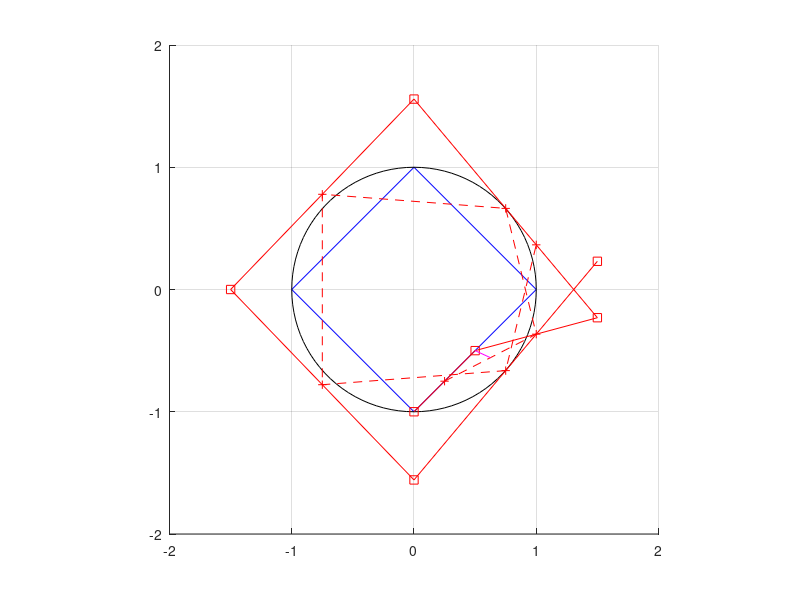

MATLAB code for this plot: (Note: this script raises an error after producing the figure.)
% Spline approximation of circles in GNU octave
% Reconstruction of the control polygon 
% ---------------------------------------------------------------------------
% Fit a piecewise cubic spline (of type pp) with breaks
% pp = splinefit (x, y, breaks)
% 
% From such an approximation of an circle, we want to reconstruct
% the outisde control polygon circumferencing the ellipse.
% 
% Using the derived control polygon, we can define a similar but
% B-Spline based approximation of the initial circle.
%
% The reconstruction of the outisde control polygon
% serves the purpose of converting a simple pp spline to a B-Spline

% Define an circle
% See splineExamples.m for details

% ---------------------------------------------------------------------------
% Definition of mathematicaly perfect ellipse:
% (x/a)^2+(y/b)^2=1
% ---------------------------------------------------------------------------
close all;
clear all;

% Abbreviations
% bc = boundary conditions

% Parameters
R=1;             % Squeeze a circle
skewness=1;    % into a ellipse of height=width*skewness
noPts = 5;      % number of sampling points (pick odd)

noPts=ceil(noPts/2)*2-1;

% Derived quantites
a=1*R;          % horizontal radius
b=skewness*R;   % vertical radius
R=[a,b];        % put everything into vectors
P0=[0,0];       % ellipse centre coordinates

% circumference of the ellipse
% for a mathematicaly perfect ellipse
circumference=2*sqrt(0.5*a^2+0.5*b^2)*pi;
% any straight line approximation will have a shorter circumference.


% ELLIPSE APPROXIMATION
% ---------------------------------------------------------------------------

% Griding to equidistant polar angles (low resolution sampling)
t1=linspace(-pi/2,3/2*pi,noPts);
V1=[cos(t1); sin(t1)]';
sampledEllipse=P0+R.*V1;
triangle1=diff(sampledEllipse,1);
d1 = sqrt(triangle1(:,1).^2+triangle1(:,2).^2);
p1=[0; cumsum(d1)];

% Derived quantites
curvature1 = (a*b)./((a*sin(t1)').^2+(b*cos(t1)').^2).^(3/2);
ROC=1./curvature1;% Radius of local curvature
maxL=5;           % max segment length for flat segments
maxAngle=15;      % increment in degree for circular segments
bowL=ROC*pi/180*maxAngle;
diffGrid=min(maxL, bowL); % avoid infinite ROC, cutoff at maxL

% Griding to equidistant polar angles (high resolution sampling)
t2=linspace(-pi/2,3/2*pi,101);
V2=[cos(t2); sin(t2)]';
highresEllipse=P0+R.*V2;
curvature2 = (a*b)./((a*sin(t2)').^2+(b*cos(t2)').^2).^(3/2);
triangle2=diff(highresEllipse,1);
d2 = sqrt(triangle2(:,1).^2+triangle2(:,2).^2);
p2=[0; cumsum(d2)];

% Griding to equidistant y-separations
% this will also produce more nodes in high curvture regions
t3=linspace(-1,1,(noPts-1)/2+1);
V3=[sqrt(1-t3(1:end-1).^2) -fliplr(sqrt(1-t3.^2)); t3(1:end-1) fliplr(t3)]';

equiYellipse=P0+R.*V3;
triangle3=diff(equiYellipse,1);
d3 = sqrt(triangle3(:,1).^2+triangle3(:,2).^2);
p3=[0; cumsum(d3)];

samplingMethod=1;
  switch (samplingMethod)
   case 1
    fromEllipse=sampledEllipse;
    fromGrid=p1;
   case 2
    fromEllipse=equiYellipse;
    fromGrid=p3;  
  end

  % May need to skip points around [-1,0] for error calculation
% Proper bc on 1st and 2nd derivatives would require 
% +2 data points at start and end of chain or use of periodic bc
% Simply skip first and last quarter of data to get rid of boundary impact
M=length(fromEllipse);
M4=(M-1)/4+1; idx=M4:M-M4-1;

% Local side length of triangle segments
triangle4=diff(fromEllipse,1);
% length of line segments - non-equal segment lengths
d4 = sqrt(triangle4(:,1).^2+triangle4(:,2).^2);
printf('Median segment length for %1.f pt approx. : %.3f\n', noPts, median(d4(idx)));
printf('Std dev of segment length for %1.f pt approx. : %.3f\n', noPts, std(d4(idx)));

% Assuming adequately sampled x,y data
% we can reparameterize into segments of approximately equal length
% using cubic spline interpolation
% parameter is the position along the circumference of the ellipse
% circumference=2*sqrt(0.5*a^2+0.5*b^2)*pi;
tm = cumsum([0; d4]);
approxCircumference=tm(end); % sum of straight line segments

% Define equidistant grid for interpolation 
% reconstruct high-resolution from downsampled optiEllipse
tt = linspace(0,approxCircumference,101);

% Interpolation of x and y values is done independently
% For height<width i.e. skewness<1 the flat segments at [0,+1] and [0,-1]
% will be nicely interpolated
% Large errors expected for the high curvature segments at [+1,0] and [-1,0]
% use periodic bc for full ellipse
px= splinefit(fromGrid,fromEllipse(:,1), fromGrid, "order", 3, "periodic", true); 
py= splinefit(fromGrid,fromEllipse(:,2), fromGrid, "order", 3, "periodic", true); 
splineEllipse(:,1) =ppval(px,tt);
splineEllipse(:,2) =ppval(py,tt);
% for linear use
%splineEllipse=interp1(fromGrid,fromEllipse,tt,'linear');
%test and compared to interp1 using "linear", "spline", "pchip"

triangleNormalized=(splineEllipse./R).^2;
lengthNormalized=sqrt(triangleNormalized(:,1).^2+triangleNormalized(:,2).^2);
% this is the error distance to the perfect ellipse
%err=sqrt((1-lengthNormalized.^2));
err=1-lengthNormalized;
% Need to skip points around [-1,0] for error calculation
% Proper bc on 1st and 2nd derivatives would require 
% +2 data points at start and end of chain
MM=length(splineEllipse);
MM4=(MM-1)/4+1; jdx=MM4:MM-MM4-1;
rms=sqrt(sum(err(jdx).^2))/length(tt);
rms=(sum(err(jdx)))/length(tt);
% this is not the real rms error as usual
% it is just the missmatch with the implicit ellipse definition
% 1/N*sum(xi/a)^2+(yi/b)^2=1-rms(of average single point)


% Report analysis results
triangle=diff(splineEllipse,1);
d = sqrt(triangle(:,1).^2+triangle(:,2).^2);

printf('Median segment length for reconstructed 101 pt interpolation: %.3f\n', median(d(jdx)));
printf('Std dev of segment length reconstructed 101 pt interpolation:: %.3f\n', std(d(jdx)));
printf('RMS error for reconstructed interplation: %.3f\n', rms);
printf('Max. deviation from perfect ellipse is: %.3f\n', max(err(jdx)));

% ---------------------------------------------------------------------------
% Report figures for illustration
plotit=false;
if (plotit==true)
figsize=1600;
fig1=figure(1, 'position',figsize*[0,0,1,1]+[500,200,50,0]);

axis([-1 1 -1 1]);
axis equal
grid on
hold on
plot(highresEllipse(:,1),highresEllipse(:,2) ,'k');
%plot(optiEllipse(:,1),optiEllipse(:,2) ,'-ob');
plot(sampledEllipse(:,1),sampledEllipse(:,2) ,'-sg');
plot(splineEllipse(:,1),splineEllipse(:,2) ,'-m');
plot(equiYellipse(:,1),equiYellipse(:,2) ,'-c');
axis equal


% Attention: x and y values are interpolated independently from each other
% This is obviously not the best interpolation methode
% plot interpolation of x and y-values
figsize=1600;
fig2=figure(2, 'position',figsize*[0,0,1,1]+[500,200,50,0]+figsize*[1,0,0,0]);
hold on;
plot(p1/p1(end),sampledEllipse(:,1),'-sg');
plot(p2/p2(end),highresEllipse(:,1),'-k');
plot(tt/tt(end),splineEllipse(:,1),'-om');
%plot(optiGrid/optiGrid(end),optiEllipse(:,1),'-ob');
plot(p3/p3(end),equiYellipse(:,1) ,'-c');
plot(p1/p1(end),sampledEllipse(:,2),'-sg');
plot(p2/p2(end),highresEllipse(:,2),'-k');
plot(tt/tt(end),splineEllipse(:,2),'-om');
%plot(optiGrid/optiGrid(end),optiEllipse(:,2),'-ob');
plot(p3/p3(end),equiYellipse(:,2) ,'-c');
end
% ---------------------------------------------------------------------------
% END ELLIPSE APPROXIMATION

% ---------------------------------------------------------------------------
% RECONSTRUCT THE CTRL POLYGON
% See splineExamples.m for more details.

% ----------------------------------------------------------------------
% Create waypoints to interpolate with a B-Spline.

%wptsx = [fromEllipse(end-1,1) fromEllipse(:,1)' fromEllipse(2,1)];
%wptsy = [fromEllipse(end-1,2) fromEllipse(:,2)' fromEllipse(2,2)];

%wptsx = [fromEllipse(1,1) fromEllipse(:,1)' fromEllipse(end,1)];
%wptsy = [fromEllipse(1,2) fromEllipse(:,2)' fromEllipse(end,2)];


%t0=acos(0.7);
%V0=[cos(t1); sin(t1)]'
%P0=P0+R.*V1


%wpts=1.0*[0.6667    0.6667    0.0000   -1.0000   -0.0000    0.6667    0.6667;
%          0.0000    0.3491    0.9933    0.0000   -0.9933   -0.3491   -0.0000];

% Simple but not best approach to keep number of knots low
% We do pad the knot vector with a second 360 degree period
wpts =[    0  1  0  -1  0  1 0  ;   %x
          -1  0  1  0  -1  0 1   ]; %y
       
% Put in vector to solve later a linear equation system LES.
wptsx=wpts(1,:);
wptsx=wpts(2,:);
L = length(wpts) - 1;

% Form matrices used to compute INTERIOR points of control polygon
% Interior points are just the normal pts excluding the start and end pt
r = zeros(L+1, size(wpts,1));
A = eye(L+1);
for i= 2:L
    A(i,(i-1):(i+1)) = [1 4 1];  %1+4+1 = 6
    r(i,:) = 6*wpts(:,i)';       %tranposed vector wpts
end

%%
% If you know how to specifiy boundary conditions (bc's)
%   this is the section to show your brilliance.
%   Contribute with review comments - post your own methods.
%   Uploads and share your knowledge.
%
% We do not want to add periodic bc's
%A(1,1:2) = [4 1];
%A(1, L+1)  = 1; 
%A(L+1,L:L+1) = [1 4];
%A(L+1,1)  = 1; 

% We did pad the knot vector with a second 360 degree period
% What boundary values to patch?
% Figure it out if you can, post and share it.
A(2,1:3) = [3/2 7/2 1]; 
A(L,(L-1):(L+1)) = [1 7/2 3/2]; 
r(1,:) = (wpts(:,1) + (wpts(:,2) - wpts(:,1))/2)';
r(end,:) = (wpts(:,end-1) + (wpts(:,end) - wpts(:,end-1))/2)';


% Here come the LES = LINEAR EQUATION SYSTEM
% This system can be solved geometrically by drawing lines and midpoints.
% ----------------------------------------------------------------------
% Right division: solve linear equations system LES using e.g. Gauss
% method.
%   A*dInterior = r;
    dInterior = (A\r)';
    wptsInterior=A*dInterior'/6
% Construct a complete control polygon adding
% the intial and final knot. They will serve as well as corners of the polygon:
    cpts = [wpts(:,1) dInterior wpts(:,end)];
% ----------------------------------------------------------------------
% the EQs for x=dInterior read
%   x2 + 4 x3 + x4 = r2y = 6*wptsx3
%   y2 + 4 y3 + y4 = r2y = 6*wptsy3

% known: the midpoints of x2 and x3 should be close to the spline curve
% we try to rewrite the LES to get some interpretation:
%   x2 + 2 x3 + x4 = r2y = 6*wptsx3 - 2 x3 
%   y2 + 2 y3 + y4 = r2y = 6*wptsy3 - 2 y3 

% to be figured out, is the meaning of the relation of the 
% interior polygon points x2,x3,....x(N-1) to each other,
% and with respect to the inital knots.

% A trial to figure out the meaning of the LES
% ----------------------------------------------------------------------
% divide by 2 and group to midpt values
%   0.5*(x2 + x1) + 0.5*(x2+x3) = 2*wptsx3 + (wptsx3 - x3)
%   0.5*(y2 + y1) + 0.5*(y2+y3) = 2*wptsy3 + (wptsy3 - y3)

% divide by 2 and group again to midpt values
%   0.5*[0.5*(x2 + x1) + 0.5*(x2+x3)] - 0.5*(wptsx3 - x3) = wptsx2  
%   0.5*[0.5*(y2 + y1) + 0.5*(y2+y3)] - 0.5*(wptsy3 - y3) = wptsy2  
% The midpt of two subsequent polygon midpoints, are some distance aways from the
% original knots. This distance is half of (wptsx3 - x3),
% the distance of the polygon corner from its respecting knot.
% The 3 pts lie on a line connecting, for each knot, the
% midpt of two neighboring polygon midpoints and polygon corner
% through the knot, intersecting it at ratio 1:2.
% The polygon corner is 3 times the distance from the
% midpt of two neighboring polygon midpoints to the waypts
% away.
% At least this is true for all interior points (unaffected by bc)

% we get a quite similar curve for the spline, using pp instead of B-Spline
% for the visualization
% ----------------------------------------------------------------------
%% Interpretation of the LES to be solved to obtain the control polygon
% Visualization of a geometric method
% using lines and mid point construction
% solution is probably documentated somewhere, but not easy to be found
% ----------------------------------------------------------------------
% mid points of control polygon corners
midpts=0.5*(cpts(:,1:end-1)+cpts(:,2:end));
% mid points of mid points of control polygon corners 
midmidpts=0.5*(midpts(:,1:end-1)+midpts(:,2:end));

v1=midmidpts(:, 1:end)-cpts(:, 2:end-1);
v2=midmidpts-wpts;
d1=v1.^2;
d2=v2.^2;

l1=sqrt(d1(1,:)+d1(2,:));
l2=sqrt(d2(1,:)+d2(2,:));

% the ratio of lengthes is 1:3
% referencing to the midmid points.
l1./l2
% At least this is true for all interior points (unaffected by bc)

% the ratio of lengthes is 1:2

% Plot the results. Show the original waypoints, the computed polygon, and the interpolated B-spline.
% Report figures for illustration
figsize=1600;
fig1=figure(1, 'position',figsize*[0,0,1,1]+[500,200,50,0]);
hold on;
axis([-1 1 -1 1]*2);
axis equal
grid on
hold on


plot(fromEllipse(:,1), fromEllipse(:,2), '-b');
plot(highresEllipse(:,1), highresEllipse(:,2), '-k');
skip=0;
plot(cpts(1,skip+1:length(midmidpts)-skip), cpts(2,skip+1:length(midmidpts)-skip), '-sr');

plot(midpts(1,skip+1:length(midmidpts)-skip),midpts(2,skip+1:length(midmidpts)-skip), '--+r');

    for k =skip+1:length(midmidpts)-skip

        line([midmidpts(1,k),cpts(1,k+1)],[midmidpts(2,k),cpts(2,k+1)],'Color','m');
        line([midmidpts(1,k),wptsx(k+1)],[midmidpts(2,k),wptsy(k+1)],'Color','g');
    end
%plot(q1(1,:), q1(2,:),'-r');

 legend('Original waypoints', 'pp Spline (high-res)','Computed control polygon','mid pts','2xVector1','Vector1');

% ---------------------------------------------------------------------------
% END RECONSTRUCT THE CTRL POLYGON